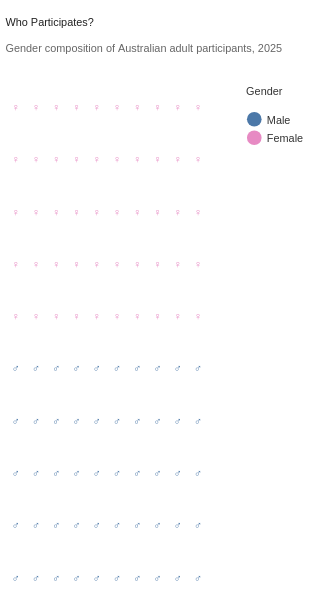

Express this chart as Vega-Lite.
### Vega-Lite specification from a JSON file in a GitHub repository (floating-point values rounded to 4 significant figures)
{"$schema": "https://vega.github.io/schema/vega-lite/v5.json", "width": "container", "height": 480, "background": "transparent", "title": {"text": "Who Participates?", "subtitle": "Gender composition of Australian adult participants, 2025", "anchor": "start", "font": "Source Sans 3", "fontSize": 24, "fontWeight": 700, "color": "#222222", "subtitleFont": "Source Sans 3", "subtitleFontSize": 14, "subtitleFontWeight": "normal", "subtitleColor": "#666666", "subtitlePadding": 8, "offset": 16}, "data": {"sequence": {"start": 1, "stop": 101, "as": "person"}}, "transform": [{"calculate": "9615629", "as": "male_participants"}, {"calculate": "9746360", "as": "female_participants"}, {"calculate": "datum.male_participants + datum.female_participants", "as": "total_participants"}, {"calculate": "datum.male_participants / datum.total_participants * 100", "as": "male_percentage"}, {"calculate": "datum.female_participants / datum.total_participants * 100", "as": "female_percentage"}, {"calculate": "(datum.person - 1) % 10", "as": "column"}, {"calculate": "floor((datum.person - 1) / 10)", "as": "row"}, {"calculate": "datum.person <= round(datum.male_percentage) ? 'Male' : 'Female'", "as": "gender"}, {"calculate": "datum.gender == 'Male' ? '♂' : '♀'", "as": "icon"}], "mark": {"type": "text", "font": "Source Sans 3", "fontSize": 35}, "encoding": {"x": {"field": "column", "type": "ordinal", "axis": null, "scale": {"paddingInner": 0.25, "paddingOuter": 0.15}}, "y": {"field": "row", "type": "ordinal", "axis": null, "sort": "descending", "scale": {"paddingInner": 0.45, "paddingOuter": 0.2}}, "text": {"field": "icon"}, "color": {"field": "gender", "type": "nominal", "scale": {"domain": ["Male", "Female"], "range": ["#4C78A8", "#E78AC3"]}, "legend": {"title": "Gender", "orient": "right", "direction": "vertical", "labelFont": "Source Sans 3", "labelFontSize": 14, "labelColor": "#333333", "titleFont": "Source Sans 3", "titleFontSize": 13, "titleFontWeight": 600, "titleColor": "#333333", "titlePadding": 12, "symbolSize": 180, "offset": 25, "padding": 10}}, "tooltip": [{"field": "gender", "type": "nominal", "title": "Gender"}, {"field": "male_percentage", "type": "quantitative", "title": "Male Share", "format": ".1f"}, {"field": "female_percentage", "type": "quantitative", "title": "Female Share", "format": ".1f"}]}, "config": {"view": {"stroke": null}, "font": "Source Sans 3"}}
